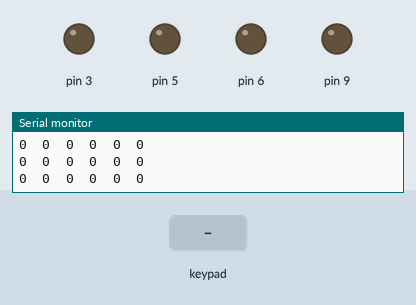
Simulated run of this program. Board: Arduino Uno, built with avr-gcc and run on an emulated ATmega328P. Parts: output pins drawn as LEDs (lit = HIGH), the last lines printed to the serial monitor. Inputs (shaded band) come from the test bench.

Above: at 1.2 s.
1.3 s: key 'D' pressed
At 1.53 s:
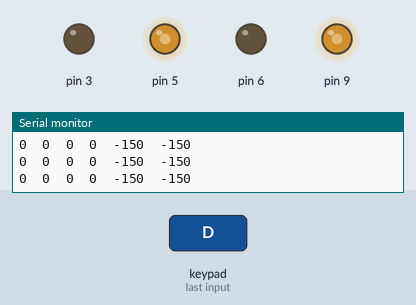
3.2 s: key 'L' pressed
At 3.42 s:
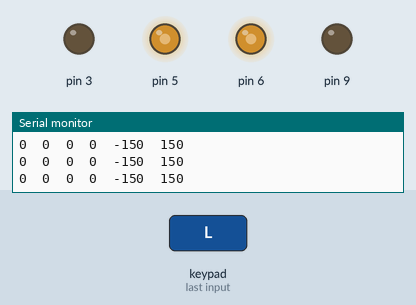
5.1 s: key 'R' pressed
At 5.32 s:
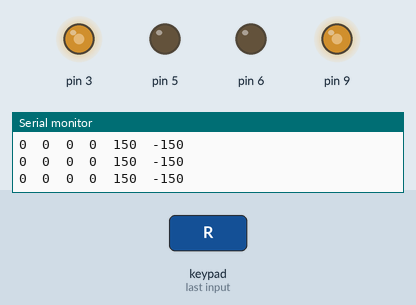
7.0 s: key 'U' pressed
At 7.23 s:
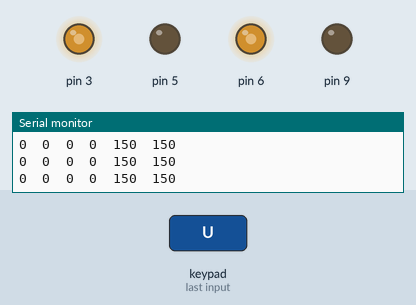
Timing chart, 0 to 9.9 s (numbered marks = the images above; inputs shaded):
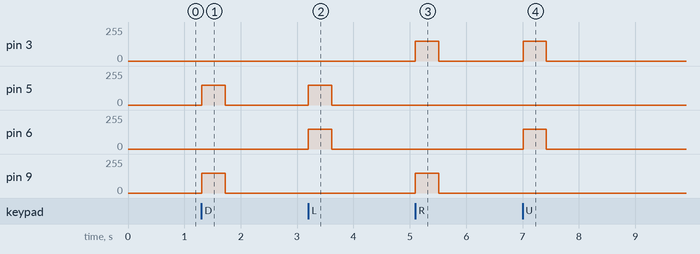

The program:

main.cpp
```cpp
#include <main.h>


PS2X ps2x;
int BASE_PWM[8] = {50, 80, 100, 120, 150, 180, 200, 250}, PWM_SEN[6] = {50, 80, 100, 120, 150, 180};

void setup() {
  ps2x.config_gamepad(12, 11, 10, 13);
  Serial.begin(9600);
}

Motor leftMotor(LF, LB);
Motor rightMotor(RF, RB);
pwmCalculator calculator(BASE_PWM, PWM_SEN, 8, 6, 4, 1);

void loop() {
  ps2x.read_gamepad(0,0);
  calculator.calculatePWM(ps2x.Analog(PSS_LX),ps2x.Analog(PSS_RY));
  handleClickEvent(ps2x, leftMotor, rightMotor, calculator);
  leftMotor.Run(calculator.leftPWM);
  rightMotor.Run(calculator.rightPWM);
  calculator.Debug(Serial);
}
```

main.h
```cpp
#include <Arduino.h>
#include <PS2X_lib.h>
#include <motor_control.h>
#include <pwm_calculate.h>

#ifndef _MAIN_H_
#define _MAIN_H_

#define LF 3
#define LB 5
#define RF 6
#define RB 9

#define GAIN 1
#define LOSS 0

void handleClickEvent(PS2X &ps2x, Motor &leftMotor, Motor &rightMotor, pwmCalculator &calculator) {
    if (ps2x.Button(PSB_PAD_LEFT)) {
        calculator.leftPWM=(-calculator.BASE_PWM[calculator.pwmLv]);
        calculator.rightPWM=(calculator.BASE_PWM[calculator.pwmLv]);
    }
    if (ps2x.Button(PSB_PAD_RIGHT)) {
        calculator.leftPWM=(calculator.BASE_PWM[calculator.pwmLv]);
        calculator.rightPWM=(-calculator.BASE_PWM[calculator.pwmLv]);
    }
    if (ps2x.Button(PSB_PAD_UP)) {
        calculator.leftPWM=(calculator.BASE_PWM[calculator.pwmLv]);
        calculator.rightPWM=(calculator.BASE_PWM[calculator.pwmLv]);
    }
    if (ps2x.Button(PSB_PAD_DOWN)) {
        calculator.leftPWM=(-calculator.BASE_PWM[calculator.pwmLv]);
        calculator.rightPWM=(-calculator.BASE_PWM[calculator.pwmLv]);
    }
    if (ps2x.ButtonPressed(PSB_GREEN)) {
        calculator.changeBasePWM(GAIN);
    }
    if (ps2x.ButtonPressed(PSB_BLUE)) {
        calculator.changeBasePWM(LOSS);
    }
    if (ps2x.ButtonPressed(PSB_RED)) {
        calculator.changePWMsens(GAIN);
    }
    if (ps2x.ButtonPressed(PSB_PINK)) {
        calculator.changePWMsens(LOSS);
    }
}

#endif
```

Measured:
- after the input at 1.3 s, pin 5, pin 9: 0/255 → 150/255 at once, → 0/255 0.41 s later
- after the input at 3.2 s, pin 5, pin 6: 0/255 → 150/255 at once, → 0/255 0.41 s later
- after the input at 5.1 s, pin 3, pin 9: 0/255 → 150/255 at once, → 0/255 0.41 s later
- after the input at 7.0 s, pin 3, pin 6: 0/255 → 150/255 at once, → 0/255 0.41 s later
